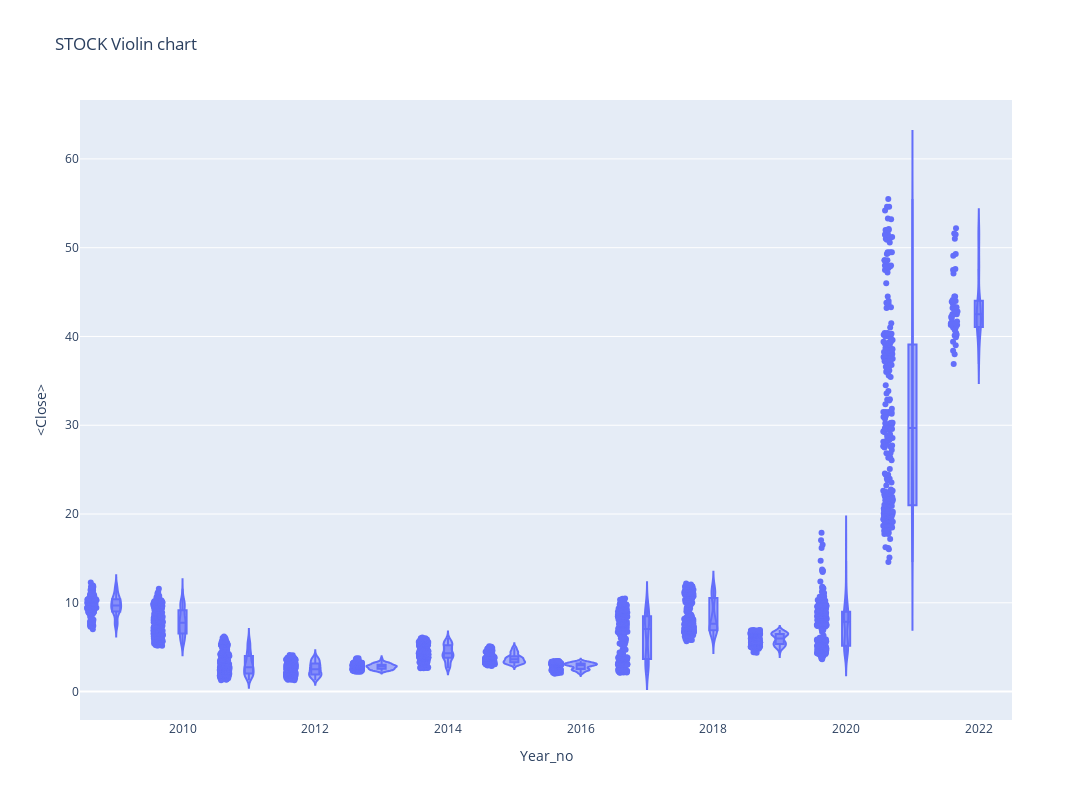

The cell this chart's notebook holds for it:
### Code cell
#px.violin(df_tips, y="tip", x="smoker", color="sex", box=True, points="all",
#          hover_data=df_tips.columns)

fig = go.Figure()
px.violin(df,x='Year_no',y='<Close>',box =True, points='all',
         hover_data=df.columns, title = 'STOCK Violin chart', height= 800, width= 1200)

### Figure 1 — Plotly figure (JSON) as saved in the notebook; plotly's stock layout.template omitted (floating-point values rounded to 4 significant figures; data arrays with more than 128 entries replaced by an {"elided": "..."} marker saying what was removed)
{"data": [{"alignmentgroup": "True", "box": {"visible": true}, "customdata": {"elided": "3180x3 mixed values"}, "hovertemplate": "Year_no=%{x}<br><Close>=%{y}<br>datetime=%{customdata[0]}<br><Volume>=%{customdata[1]}<br>Period=%{customdata[2]}<extra></extra>", "legendgroup": "", "marker": {"color": "#636efa"}, "name": "", "offsetgroup": "", "orientation": "v", "points": "all", "scalegroup": "True", "showlegend": false, "type": "violin", "x": {"elided": "3180 int values"}, "x0": " ", "xaxis": "x", "y": {"elided": "3180 float values"}, "y0": " ", "yaxis": "y"}], "layout": {"height": 800, "legend": {"tracegroupgap": 0}, "title": {"text": "STOCK Violin chart"}, "violinmode": "group", "width": 1200, "xaxis": {"anchor": "y", "domain": [0, 1], "title": {"text": "Year_no"}}, "yaxis": {"anchor": "x", "domain": [0, 1], "title": {"text": "<Close>"}}}}
